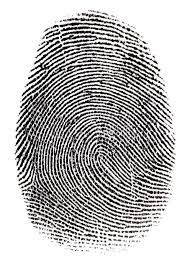
#> input picture SEC5/fingerprint.jpg, 190 x 265 px
$ python cannyAlgorithm.py
#> lines starting #> are read from the running program, lines starting #| are printed output that depends on the picture; after the words box and inside, x2 and y2 are one past the last pixel; in counts of white or black regions, pixels touching at a corner belong together
import cv2
from matplotlib import pyplot as plt
img = cv2.imread('fingerprint.jpg')
#> img is the input picture: shape (265, 190, 3); mean B, G, R 184.3, 184.6, 185.3
# here Canny takes the image and 2 thresholds
edges = cv2.Canny(img, 100, 200)
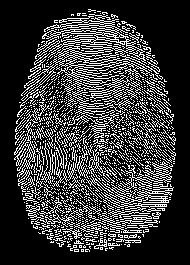
#> edges: shape (265, 190); 22.5% white in thin lines or dots, all inside (x1, y1, x2, y2) = (14, 9, 176, 252)
plt.subplot(121),
plt.imshow(img)
plt.title('Original Image')
plt.subplot(122)
plt.imshow(edges)
plt.title('Edge Image')
plt.show()
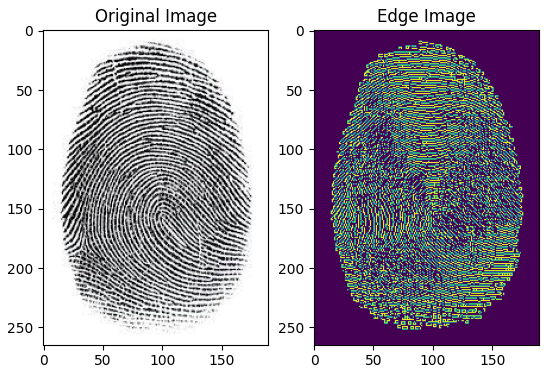
#> figure drawn by matplotlib, 2 panels; B, G, R data is drawn as R, G, B
